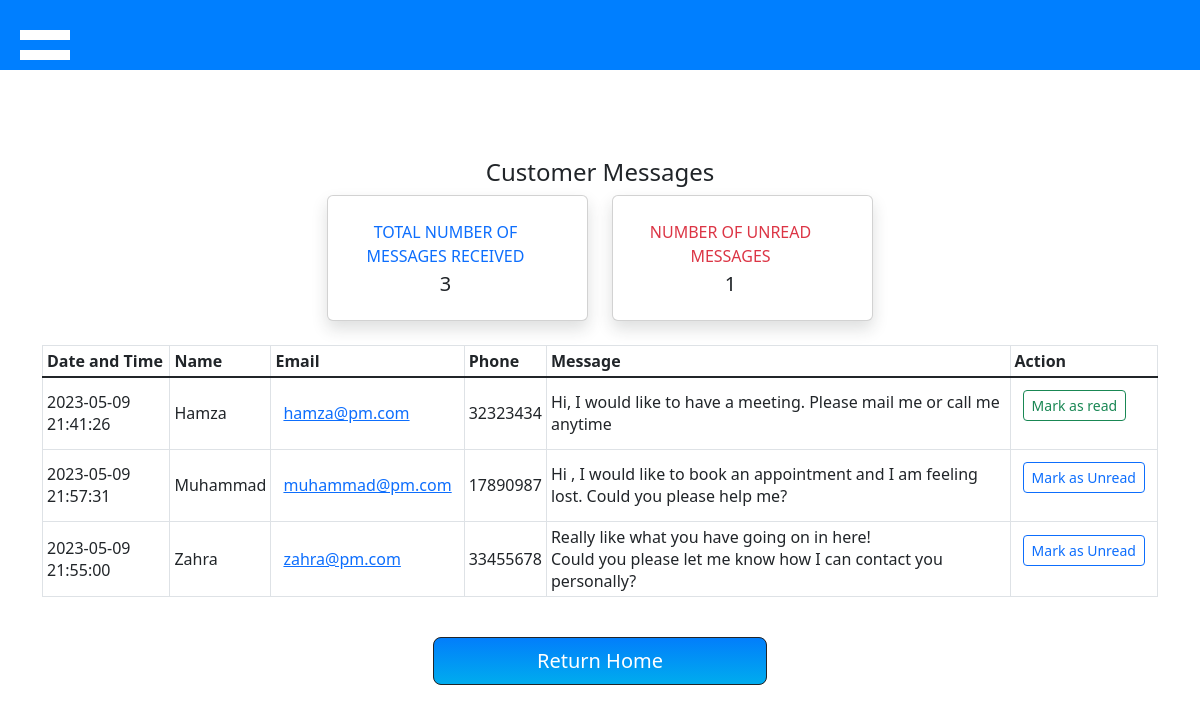
/customer_support.php, run on an earlier commit of the app's database.
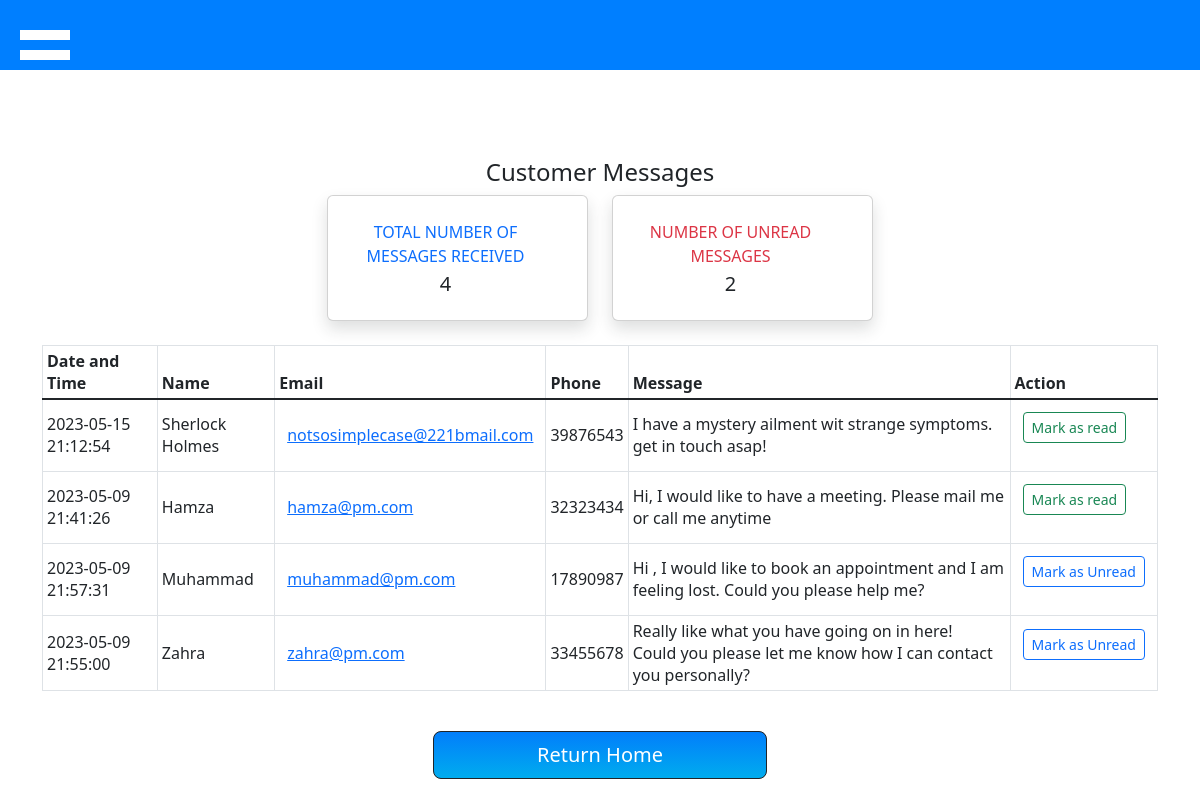
And on a later commit of the database.
### tables this page shows
CREATE TABLE `customer_support_messages` (
  `c_id` int(11) NOT NULL,
  `dateTime` datetime NOT NULL,
  `name` varchar(50) NOT NULL,
  `email` varchar(80) NOT NULL,
  `phone` varchar(13) NOT NULL,
  `message` varchar(500) NOT NULL,
  `status` varchar(15) NOT NULL DEFAULT 'unread'
);

### customer_support.php (the view, shortened to what the changed rows need)
<?php
require("project_connection.php");
require("navbar_admin.php");
try {
  $sql = "SELECT * FROM `customer_support_messages` ORDER BY status DESC, dateTime DESC";
  $result = $db->query($sql);
  $rows = $result->fetchAll();
  $sql2 = "SELECT COUNT(*) FROM `customer_support_messages` where `status` = 'unread'";
  $countResult = $db->query($sql2);
  $count = $countResult->fetchColumn();
} catch (PDOException $e) {
  echo $e->getMessage();
  die();
}
?>
<!DOCTYPE html>
<html lang="en">
<head>
  <link href="./assets/dist/css/bootstrap.min.css" rel="stylesheet">
</head>
<body>
  <br><br><br>
  <div class='container-lg'>
    <div class="row">
      <div class="col-xl-3 col-md-6 mb-4 ms-auto">
        <div class="card border-left-primary shadow h-100 py-2">
          <div class="card-body">
            <div class="row no-gutters align-items-center">
              <div class="col mr-2">
                <div class="text-xs font-weight-bold text-primary text-uppercase mb-1 text-center">
                  Total Number of Messages Received</div>
                <div class="h5 mb-0 font-weight-bold text-gray-800 text-center"><?php echo count($rows) ?> </div>
              </div>
            </div>
          </div>
        </div>
      </div>
      <div class="col-xl-3 col-md-6 mb-4 me-auto">
        <div class="card border-left-primary shadow h-100 py-2">
          <div class="card-body">
            <div class="row no-gutters align-items-center">
              <div class="col mr-2">
                <div class="text-xs font-weight-bold text-danger text-uppercase mb-1 text-center">
                  Number of unread messages</div>
                <div class="h5 mb-0 font-weight-bold text-gray-800 text-center"><?php echo $count; ?> </div>
              </div>
            </div>
          </div>
        </div>
      </div>
      <div class="table-responsive text-center">
        <table class="table table-bordered table-sm">
          <thead>
            <tr>
              <th scope="col">Date and Time</th>
              <th scope="col">Name</th>
              <th scope="col">Email</th>
              <th scope="col">Phone</th>
              <th scope="col">Message</th>
              <th scope="col">Action</th>
            </tr>
          </thead>
          <tbody class="table-group-divider table align-middle">
            <?php
            foreach ($rows as $row) {
            ?>
              <tr>
                <td><?php echo $row['dateTime']; ?></td>
                <td><?php echo $row['name']; ?></td>
                <td><a href="mailto:<?php echo $row['email']; ?>"><?php echo $row['email']; ?></a></td>
                <td><?php echo $row['phone']; ?></td>
                <td style="white-space: pre-line;"><?php echo $row['message']; ?></td>
                <td>
                  <form>
                    <?php
                    if ($row['status'] == 'unread')
                      echo "<input type='submit' name='markAsRead' class='btn btn-outline-success btn-sm' value='Mark as read'/>";
                    else
                      echo "<input type='submit' name='markAsUnread' class='btn btn-outline-primary btn-sm' value='Mark as Unread'/>";
                    ?>
                  </form>
                </td>
              </tr>
            <?php
            }
            ?>
          </tbody>
        </table>
      </div>
    </div>
  </div>
</body>
</html>

What changed in the data, as far as the page shows it:
added customer_support_messages: dateTime "2023-05-15 21:12:54", name "Sherlock Holmes", email "notsosimplecase@221bmail.com", phone "39876543", message "I have a mystery ailment wit strange symptoms. get in touch asap!"
Also different on the page:
count($rows): "3" → "4"
$count: "1" → "2"
